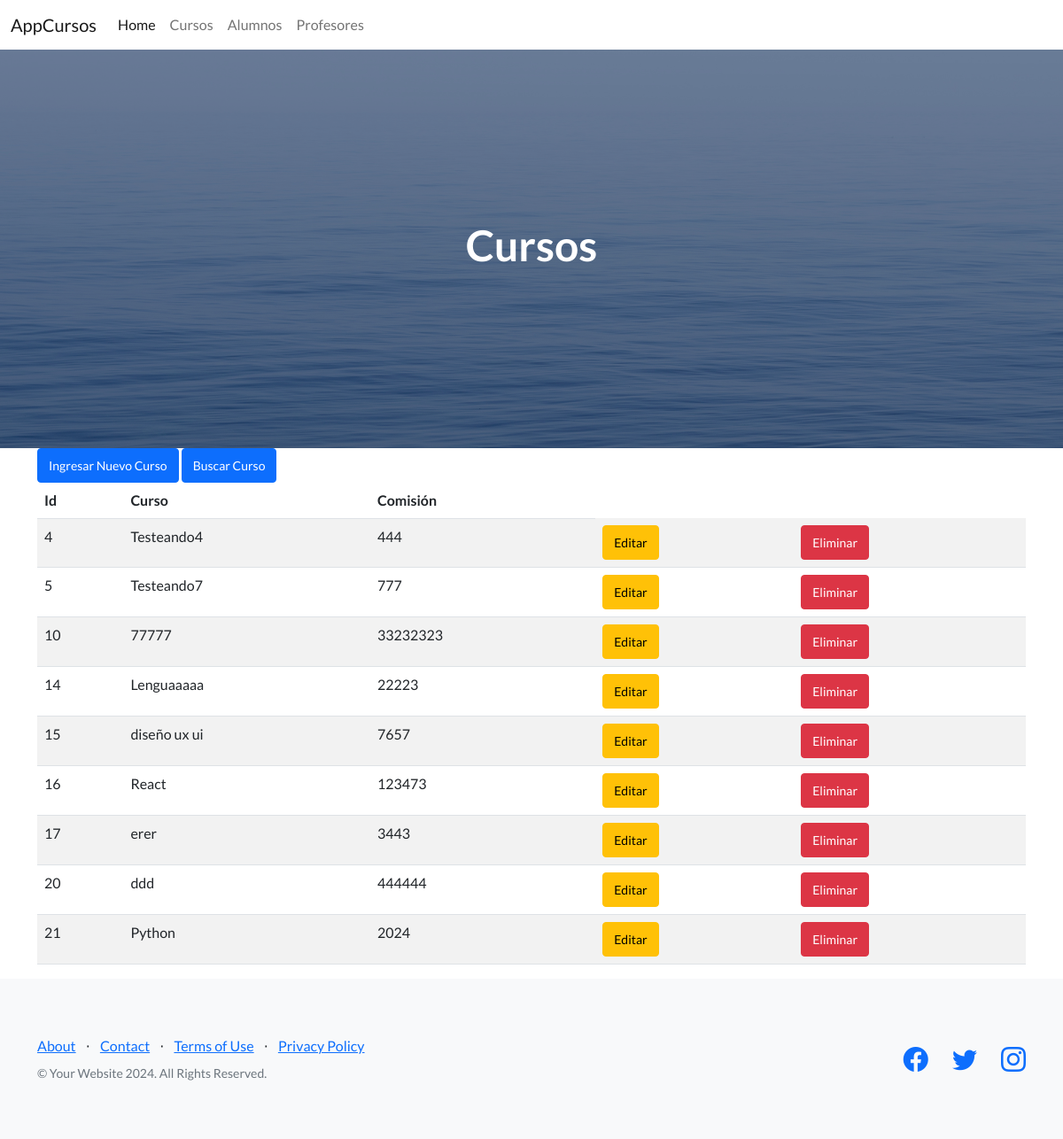
Screenshot of /AppCursos/view_courses with the database file from the repository.
### AppCursos/models.py (models this page shows, shortened)
class Course(models.Model):
    course_name = models.CharField(max_length=40)
    commission  = models.IntegerField()

### AppCursos/views.py (the view)
# urls.py: path("view_courses", views.view_courses, name="courses"),
def view_courses(request):
    courses = Course.objects.all()
    dicc = {"courses": courses}
    template = loader.get_template("courses.html")
    document = template.render(dicc)
    return HttpResponse(document)

### AppCursos/template/courses.html
{% extends 'padre.html' %}
{% load static %}
{% block header %}
    <h1 class="text-center" style="color: white;">Cursos</h1>
{% endblock %}
{% block content %}
<main class="container">
    <a href="course_registration" class="btn btn-primary btn-sm">Ingresar Nuevo Curso</a>
    <a href="search_course" class="btn btn-primary btn-sm">Buscar Curso</a>
    <table class="table table-striped">
        <thead>
            <tr>
                <th>Id</th>
                <th>Curso</th>
                <th>Comisión</th>
            </tr>
        </thead>
        <tbody>
            {% for n in courses %}
            <tr>
                <td>{{n.id}}</td>
                <td>{{n.course_name}}</td>
                <td>{{n.commission}}</td>
                <td><a href="{% url 'edit_course' n.id %}" class="btn btn-warning btn-sm">Editar</a></td>
                <td><a href="{% url 'delete_course' n.id %}" class="btn btn-danger btn-sm">Eliminar</a></td>
            </tr>
            {% endfor %}
        </tbody>
    </table>
</main>
{% endblock %}

### AppCursos/template/padre.html (shortened to what this page needs)
<!DOCTYPE html>
<html lang="en">
<head>
    {% load static %}
    <link href="https://cdn.jsdelivr.net/npm/bootstrap-icons@1.5.0/font/bootstrap-icons.css" rel="stylesheet"
        type="text/css" />
    <link href="{% static 'AppCursos/css/styles.css' %}" rel="stylesheet" />
</head>
<body>
    <nav class="navbar navbar-expand-lg bg-body-tertiary">
        <div class="container-fluid">
            <a class="navbar-brand" href="{% url 'home' %}">AppCursos</a>
            <div class="collapse navbar-collapse" id="navbarNav">
                <ul class="navbar-nav">
                    <li class="nav-item">
                        <a class="nav-link active" aria-current="page" href="{% url 'home' %}">Home</a>
                    </li>
                    <li class="nav-item">
                        <a class="nav-link" href="{% url 'courses' %}">Cursos</a>
                    </li>
                    <li class="nav-item">
                        <a class="nav-link" href="{% url 'students' %}">Alumnos</a>
                    </li>
                    <li class="nav-item">
                        <a class="nav-link" href="{% url 'professors' %}">Profesores</a>
                    </li>
                </ul>
            </div>
        </div>
    </nav>
    <header class="masthead">
        <div class="container position-relative">
            {% block header %}{% endblock %}
        </div>
    </header>
    {% block content %}
    {% endblock %}
    <footer class="footer bg-light">
        <div class="container">
            <div class="row">
                <div class="col-lg-6 h-100 text-center text-lg-start my-auto">
                    <ul class="list-inline mb-2">
                        <li class="list-inline-item"><a href="#!">About</a></li>
                        <li class="list-inline-item">⋅</li>
                        <li class="list-inline-item"><a href="#!">Contact</a></li>
                        <li class="list-inline-item">⋅</li>
                        <li class="list-inline-item"><a href="#!">Terms of Use</a></li>
                        <li class="list-inline-item">⋅</li>
                        <li class="list-inline-item"><a href="#!">Privacy Policy</a></li>
                    </ul>
                    <p class="text-muted small mb-4 mb-lg-0">&copy; Your Website 2024. All Rights Reserved.</p>
                </div>
                <div class="col-lg-6 h-100 text-center text-lg-end my-auto">
                    <ul class="list-inline mb-0">
                        <li class="list-inline-item me-4">
                            <a href="#!"><i class="bi-facebook fs-3"></i></a>
                        </li>
                        <li class="list-inline-item me-4">
                            <a href="#!"><i class="bi-twitter fs-3"></i></a>
                        </li>
                        <li class="list-inline-item">
                            <a href="#!"><i class="bi-instagram fs-3"></i></a>
                        </li>
                    </ul>
                </div>
            </div>
        </div>
    </footer>
</body>
</html>

### rows the page displays
Course: id "4", course_name "Testeando4", commission "444"
Course: id "5", course_name "Testeando7", commission "777"
Course: id "10", course_name "77777", commission "33232323"
Course: id "14", course_name "Lenguaaaaa", commission "22223"
Course: id "15", course_name "diseño ux ui", commission "7657"
Course: id "16", course_name "React", commission "123473"
Course: id "17", course_name "erer", commission "3443"
Course: id "20", course_name "ddd", commission "444444"
Course: id "21", course_name "Python", commission "2024"
